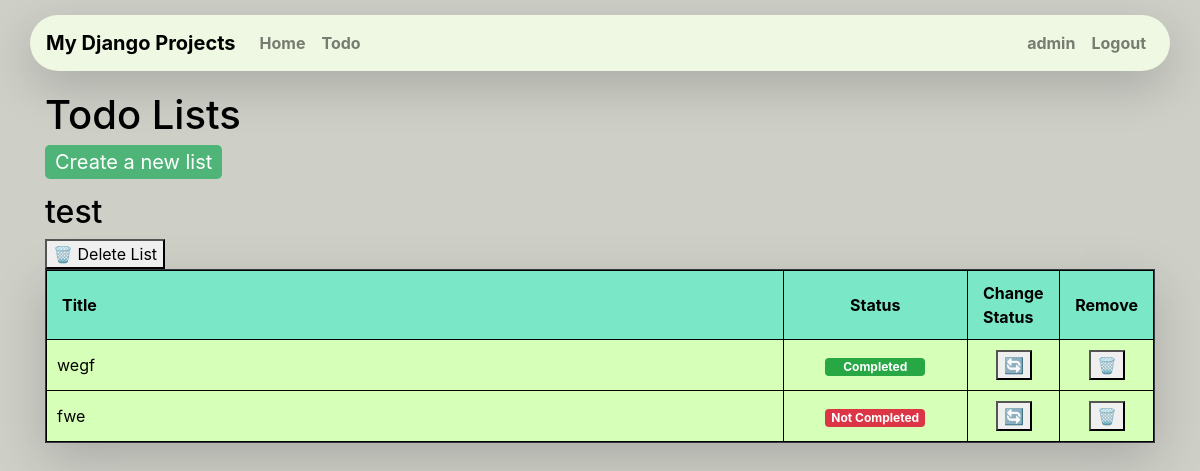
The page /todos/ (signed in) on the database as committed earlier.
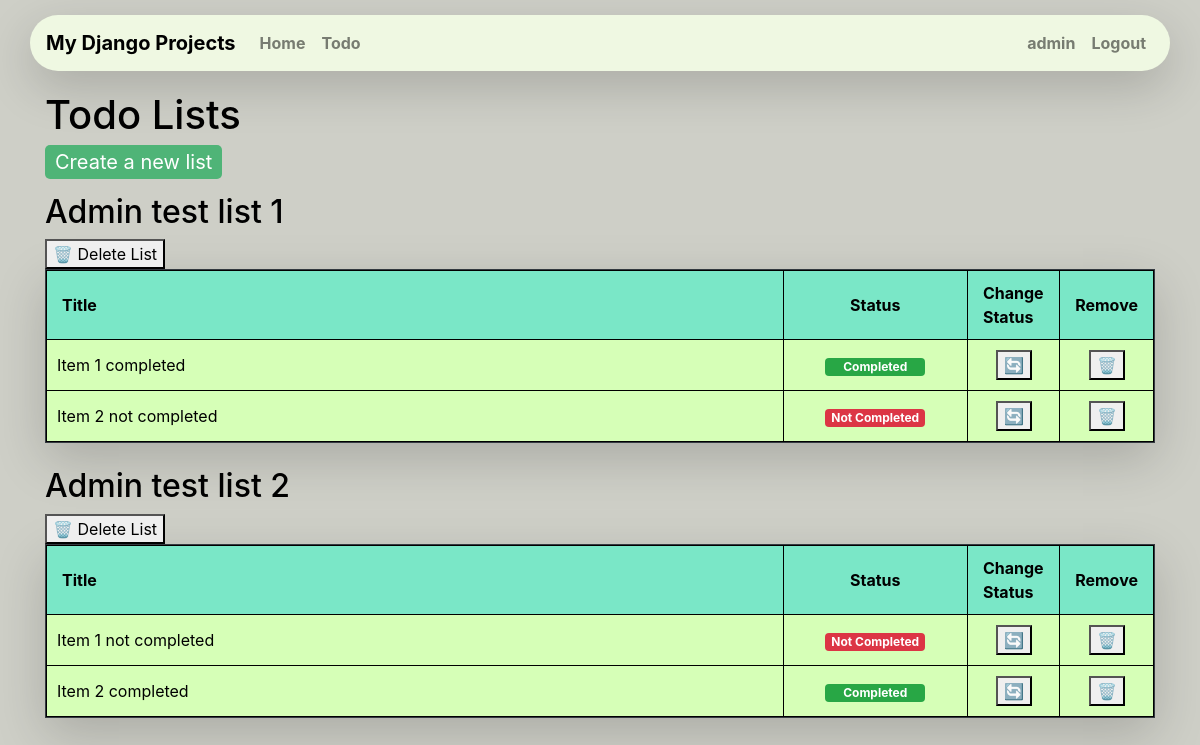
The same page on the database as committed later.
### myapp/models.py (models this page shows, shortened)
class TodoList(models.Model):
    user = models.ForeignKey(User, on_delete=models.CASCADE)
    title = models.CharField(max_length=200, verbose_name="List Name")
    created_at = models.DateTimeField(default=timezone.now)

class TodoItem(models.Model):
    todo_list = models.ForeignKey(TodoList, on_delete=models.CASCADE)
    title = models.CharField(max_length=200, verbose_name="Item Name")
    completed = models.BooleanField(default=False)
    created_at = models.DateTimeField(default=timezone.now)

### myapp/views.py (the view)
# urls.py: path("todos/", views.todos, name="todos"),
@login_required
def todos(request):
    user = request.user
    lists = TodoList.objects.filter(user=user)
    items = TodoItem.objects.filter(todo_list__in=lists)
    return render(request, "todos.html", {"todos": items, "lists": lists})

### myapp/templates/todos.html (shortened to what this page needs)
{% extends "base.html" %} {% block title %}Todos{% endblock title %}
{% block content %}
<p>
    <h1>Todo Lists</h1>
    <a class="create-link" href="{% url 'todo_create' %}">Create a new list</a>
</p>
{% for list in lists %}
    <h2>{{ list.title }}</h2>
    <form action="{% url 'delete_todo_list' list.id %}" method="POST" style="display:inline;">
        <button type="submit" onclick="return confirm('Are You sure to remove the list?')">🗑️ Delete List</button>
    </form>
    <div class="table-responsive shadow-lg border border-dark">
        <table class="col-12">
            <thead>
                <tr>
                    <th class="col-8">Title</th>
                    <th class="col-2 text-center">Status</th>
                    <th class="col-1">Change Status</th>
                    <th class="col-1">Remove</th>
                </tr>
            </thead>
            <tbody>
                {% for todo in list.todoitem_set.all %}
                    <tr>
                        <td>{{ todo.title }}</td>
                        <td class="text-center">
                            {% if todo.completed %}
                                <span class="badge badge-success">Completed</span>
                            {% else %}
                                <span class="badge badge-danger">Not Completed</span>
                            {% endif %}
                        </td>
                        <td class="text-center">
                            <form action="{% url 'change_todo_item_status' todo.id %}" method="POST" style="display:inline;">
                                <button type="submit" onclick="return confirm('Are You sure to change the components status?')">🔄️</button>
                            </form>
                        </td>
                        <td class="text-center">
                            <form action="{% url 'delete_todo_item' todo.id %}" method="POST" style="display:inline;">
                                <button type="submit" onclick="return confirm('Are You sure to remove the component?')">🗑️</button>
                            </form>
                        </td>
                    </tr>
                {% endfor %}
            </tbody>
        </table>
    </div><br>
{% endfor %}
{% endblock content %}

### myapp/templates/base.html (shortened to what this page needs)
{% load static %}
<!DOCTYPE html>
<html lang="en">
  <head>
    <link rel="stylesheet" href="https://stackpath.bootstrapcdn.com/bootstrap/4.3.1/css/bootstrap.min.css"  rel="stylesheet" />
    <link rel="stylesheet" href="{% static "styles/main.css" %}" rel="stylesheet">
  </head>
  <body class="bg-custom">
    <nav class="navbar navbar-expand-lg navbar-light navbar-custom container shadow-lg">
      <a class="navbar-brand font-weight-bold" href="{% url "home" %}">My Django Projects</a>
      <div class="collapse navbar-collapse justify-content-start" id="navbarNav">
        <ul class="navbar-nav">
          <li class="nav-item">
            <a class="nav-link font-weight-bold" href="{% url "home" %}">Home</a>
          </li>
          {% if user.is_authenticated %}
          <li class="nav-item">
            <a class="nav-link font-weight-bold" href="{% url 'todos' %}">Todo</a>
          </li>
          {% endif %}
        </ul>
      </div>
      <div class="collapse navbar-collapse justify-content-end" id="navbarNav">
        <ul class="navbar-nav">
          {% if user.is_authenticated %}
          <li class="nav-item">
            <a class="nav-link font-weight-bold" href="{% url 'dashboard' %}">{{user.username}}</a>
          </li>
          <li class="nav-item">
            <a class="nav-link font-weight-bold" href="{% url 'logout' %}">Logout</a>
          </li>
          {% endif %}
        </ul>
      </div>
    </nav>
    <div class="container">{% block content %} {% endblock %}</div>
  </body>
</html>

### myapp/static/styles/main.css (style rules this page uses)
.create-link { font-size: 20px; color: #fff; background-color: #E54B4B; padding: 5px 10px; border-radius: 5px; }
table { width: 75%; border-collapse: collapse; }
table, th, td { border: 1px solid black; }
th, td { padding: 10px; text-align: left; background-color: #D6FFB7; }
th { background-color: #7AE7C7; }
span { width: 100px; padding: 5px; border-radius: 5px; }
.create-link { font-size: 20px; color: #fff; background-color: #4FB477; padding: 5px 10px; border-radius: 5px; }
.bg-custom { background-color: #CECFC7; color: #000000; padding: 15px; }
.navbar-custom { background-color: #EFF8E2; border-radius: 30px; margin-bottom: 20px; }
.navbar-custom .navbar-brand, .navbar-custom .nav-link { color: #000000; }

Rows that differ between the two databases and show on the page:
removed TodoList: title "test"
removed TodoItem: title "wegf", completed "Completed", shown under "test"
removed TodoItem: title "fwe", completed "Not Completed", shown under "test"
added TodoList: title "Admin test list 1"
added TodoItem: title "Item 1 completed", completed "Completed", shown under "Admin test list 1"
added TodoItem: title "Item 2 not completed", completed "Not Completed", shown under "Admin test list 1"
added TodoList: title "Admin test list 2"
added TodoItem: title "Item 1 not completed", completed "Not Completed", shown under "Admin test list 2"
added TodoItem: title "Item 2 completed", completed "Completed", shown under "Admin test list 2"
